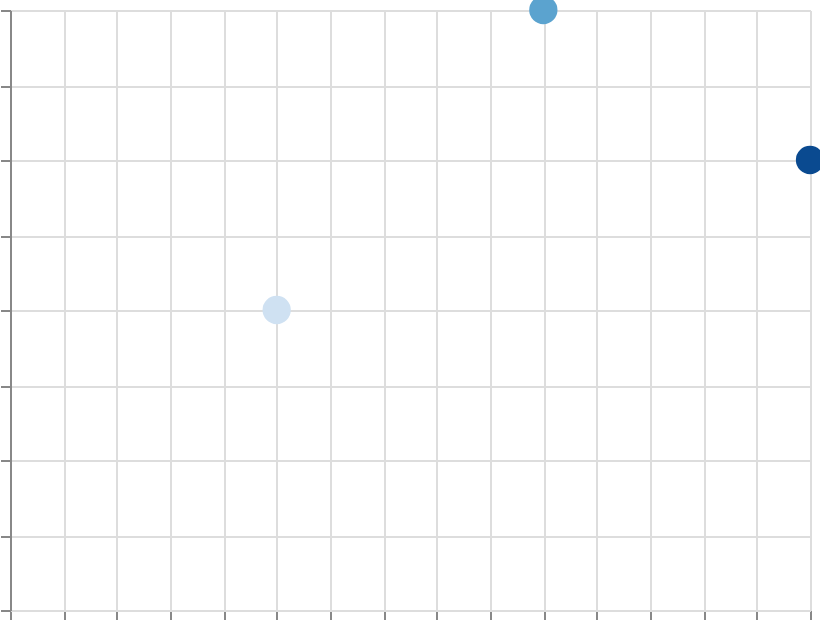

Write a Vega-Lite specification for this figure.
### Vega specification from a JSON file in a GitHub repository (floating-point values rounded to 4 significant figures)
{"$schema": "https://vega.github.io/schema/vega/v6.json", "width": 400, "height": 300, "padding": 5, "autosize": "none", "data": [{"name": "table", "values": [{"x": 1, "y": 2, "val": 10}, {"x": 2, "y": 4, "val": 50}, {"x": 3, "y": 3, "val": 90}]}], "scales": [{"name": "x", "type": "linear", "domain": {"data": "table", "field": "x"}, "range": "width", "nice": true}, {"name": "y", "type": "linear", "domain": {"data": "table", "field": "y"}, "range": [{"signal": "height"}, 0], "nice": true}, {"name": "color", "type": "linear", "domain": {"data": "table", "field": "val"}, "range": {"scheme": "blues"}}], "marks": [{"type": "symbol", "from": {"data": "table"}, "encode": {"update": {"x": {"scale": "x", "field": "x"}, "y": {"scale": "y", "field": "y"}, "size": {"value": 200}, "fill": {"scale": "color", "field": "val"}}}}], "axes": [{"scale": "x", "orient": "bottom", "grid": true, "labels": false}, {"scale": "y", "orient": "left", "grid": true, "labels": false}], "legends": [{"fill": "color"}]}
